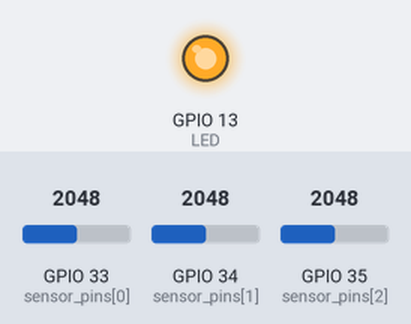
This sketch was run on a simulated ESP32. Shown: output pins drawn as LEDs (lit = HIGH). The inputs (shaded band) are chosen by the test bench; at power-on: GPIO 33 (sensor_pins[0]) = 2048, GPIO 34 (sensor_pins[1]) = 2048, GPIO 35 (sensor_pins[2]) = 2048. Pins used as bus, display or sensor lines are not drawn.

Above: at 0.1 s.
At 1.1 s:
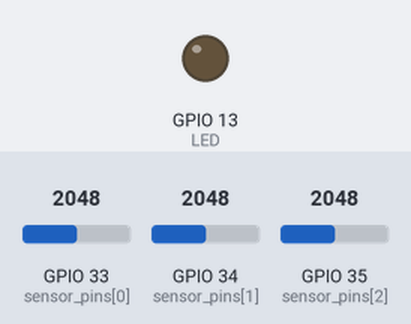
Timing chart, 0 to 2.6 s (numbered marks = the images above):
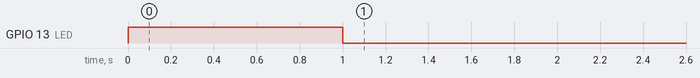

The sketch:

Olin_Gravl_US_Sensor_Basic_1.ino
```cpp
// Leon Santen
// if doesnt connect to arduino:
// sudo chmod a+rw /dev/ttyACM0

#include "Arduino.h"

/*
 Trig:  Measurement trigger pin - Low level pulse over 50us triggers one distance measurement.
 Holding this pin LOW will repeats the measurement every 100ms.
 */
 /*
 OUT: analog output 0.33mV equals 1mm
 */

#define  TRIGGER   2
#define  LED       13

uint32_t US_frequency = 8; //frequency: clicks per second
uint32_t current_millis;
uint32_t task_millis = 0;
uint32_t task_length = 1000/US_frequency;
uint32_t serial_freq_time = 0;

float measured_serial_freq;

int number_of_sensors = 3; //the amount of ultrasonic sensors used
int sensor_pins[] = {33,34,35}; // input pins for sensor data - pin number refers to sensor from left to right in direction of traffic
unsigned int flag_value = 500; // in millimeters - refers to lower limit of sensor data (everything lower will flag)
//size_t data_size; // size of data array in bytes

void setup()
{
  pinMode(TRIGGER, OUTPUT);
  digitalWrite(TRIGGER, HIGH);
  pinMode(LED, OUTPUT);
  Serial1.begin(9600);

  digitalWrite(LED, HIGH);
  delay(1000);
  digitalWrite(LED, LOW);
}
void loop()
{
  current_millis = millis();

  // send trigger and run code in if statement with frequency --> US_frequency
  if (current_millis - task_millis >= task_length){
    digitalWrite(LED, HIGH);
    task_millis = millis();
    // generate the pulse to trigger the sensor
    digitalWrite(TRIGGER, LOW);
    delayMicroseconds(50);
    digitalWrite(TRIGGER, HIGH);
    delayMicroseconds(50);

    unsigned int sensor_data[number_of_sensors];
    String data_string; // string that contains data

    // loop through sensors, read data, convert to mm, print data
    data_string.concat('{');
    for (int i=0; i < number_of_sensors; i++){
      sensor_data[i] = analogRead(sensor_pins[i]);
      sensor_data[i] = (unsigned int)(((unsigned long)sensor_data[i] * 5000)/1024); //change from analog value to voltage
      sensor_data[i] = (unsigned int)((float)sensor_data[i] / 0.33f); //0.33mV equals 1mm


      data_string.concat(sensor_data[i]);
      if (i < number_of_sensors - 1){
        data_string.concat(',');
      }
      else{
        data_string.concat('}');
      }
    }
    // Print sensor data (in mm) like:
    // {1581,2115,1551}
    Serial1.print(data_string);

    measured_serial_freq = 1000.0/(float(millis() - serial_freq_time)); // calc frequency with current time and time from last loop (serial_freq_time)
    serial_freq_time = millis(); // take current time for next freq measurement
  }
 digitalWrite(LED, LOW);
}
```

Measured:
- by itself, GPIO 13 (LED): HIGH → LOW at 1.0 s
